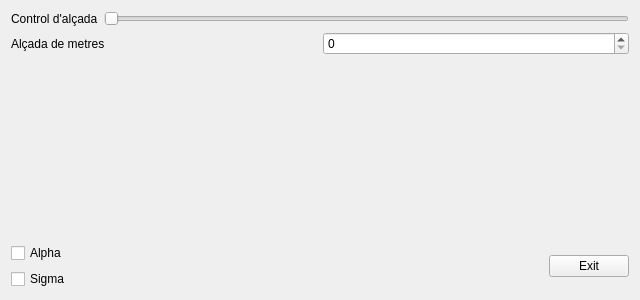
<?xml version="1.0" encoding="UTF-8"?>
<ui version="4.0">
 <class>MyForm</class>
 <widget class="QWidget" name="MyForm">
  <property name="geometry">
   <rect>
    <x>0</x>
    <y>0</y>
    <width>640</width>
    <height>300</height>
   </rect>
  </property>
  <property name="windowTitle">
   <string>Form</string>
  </property>
  <layout class="QVBoxLayout" name="verticalLayout">
   <item>
    <layout class="QHBoxLayout" name="horizontalLayout">
     <item>
      <widget class="QLabel" name="label">
       <property name="text">
        <string>Control d'alçada</string>
       </property>
      </widget>
     </item>
     <item>
      <widget class="QSlider" name="horizontalSlider">
       <property name="orientation">
        <enum>Qt::Horizontal</enum>
       </property>
      </widget>
     </item>
    </layout>
   </item>
   <item>
    <layout class="QHBoxLayout" name="horizontalLayout_2">
     <item>
      <widget class="QLabel" name="label_2">
       <property name="text">
        <string>Alçada de metres</string>
       </property>
      </widget>
     </item>
     <item>
      <widget class="QSpinBox" name="spinBox"/>
     </item>
    </layout>
   </item>
   <item>
    <spacer name="verticalSpacer">
     <property name="orientation">
      <enum>Qt::Vertical</enum>
     </property>
     <property name="sizeHint" stdset="0">
      <size>
       <width>17</width>
       <height>157</height>
      </size>
     </property>
    </spacer>
   </item>
   <item>
    <layout class="QHBoxLayout" name="horizontalLayout_3">
     <item>
      <layout class="QVBoxLayout" name="verticalLayout_2">
       <item>
        <widget class="QCheckBox" name="checkBox_2">
         <property name="text">
          <string>Alpha</string>
         </property>
        </widget>
       </item>
       <item>
        <widget class="QCheckBox" name="checkBox">
         <property name="text">
          <string>Sigma</string>
         </property>
        </widget>
       </item>
      </layout>
     </item>
     <item>
      <spacer name="horizontalSpacer">
       <property name="orientation">
        <enum>Qt::Horizontal</enum>
       </property>
       <property name="sizeHint" stdset="0">
        <size>
         <width>40</width>
         <height>20</height>
        </size>
       </property>
      </spacer>
     </item>
     <item>
      <widget class="QPushButton" name="pushButton">
       <property name="text">
        <string>Exit</string>
       </property>
      </widget>
     </item>
    </layout>
   </item>
  </layout>
 </widget>
 <resources/>
 <connections>
  <connection>
   <sender>horizontalSlider</sender>
   <signal>valueChanged(int)</signal>
   <receiver>spinBox</receiver>
   <slot>setValue(int)</slot>
   <hints>
    <hint type="sourcelabel">
     <x>253</x>
     <y>13</y>
    </hint>
    <hint type="destinationlabel">
     <x>330</x>
     <y>54</y>
    </hint>
   </hints>
  </connection>
  <connection>
   <sender>spinBox</sender>
   <signal>valueChanged(int)</signal>
   <receiver>horizontalSlider</receiver>
   <slot>setValue(int)</slot>
   <hints>
    <hint type="sourcelabel">
     <x>488</x>
     <y>43</y>
    </hint>
    <hint type="destinationlabel">
     <x>481</x>
     <y>24</y>
    </hint>
   </hints>
  </connection>
  <connection>
   <sender>pushButton</sender>
   <signal>clicked()</signal>
   <receiver>MyForm</receiver>
   <slot>close()</slot>
   <hints>
    <hint type="sourcelabel">
     <x>562</x>
     <y>270</y>
    </hint>
    <hint type="destinationlabel">
     <x>102</x>
     <y>0</y>
    </hint>
   </hints>
  </connection>
 </connections>
</ui>
